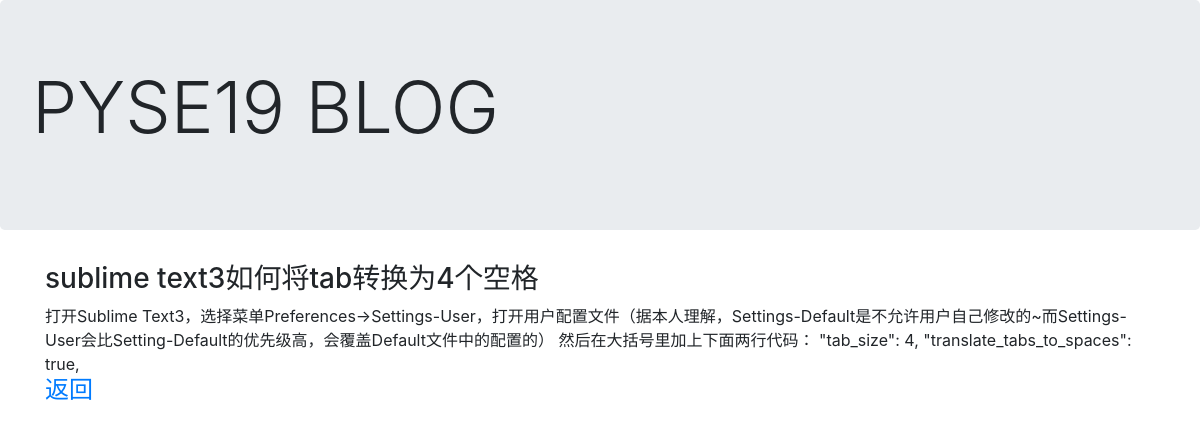
The page /blog/1/show on the database its author committed.
### blog/models.py (models this page shows, shortened)
class Post(models.Model):
    author = models.ForeignKey('auth.User', on_delete=models.CASCADE)
    title = models.CharField(max_length=200)
    text = models.TextField()
    created_date = models.DateTimeField(blank=True, default=timezone.now)
    published_date = models.DateTimeField(blank=True, null=True)

### blog/views.py (the view)
# urls.py: path('<int:post_id>/show', views.show, name='show'),
def show(request,post_id):
    post = get_object_or_404(Post,pk=post_id)
    return render(request, 'blog/post_detail.html',{'post':post})

### blog/templates/blog/post_detail.html (shortened to what this page needs)
{% extends 'blog/base.html' %}
{% block content %}
    <h3>{{post.title}}</h3>
    <div id="post-content">
        {{post.text}}
    </div>
    <h4><a href="{% url 'blog' %}">返回</a></h4>
{% endblock %}

### rows shown on the page
Post: title "sublime text3如何将tab转换为4个空格", text "打开Sublime Text3，选择菜单Preferences->Settings-User，打开用户配置文件（据本人理解，Settings-Default是不允许用户自己修改的~而Settings-User会比Setting-Default的优先级高，会覆盖Default文件中的配置的） 然后在大括号里加上下面两行代码： \"tab_size\": 4, \"translate_tabs_to_spaces\": true,"
